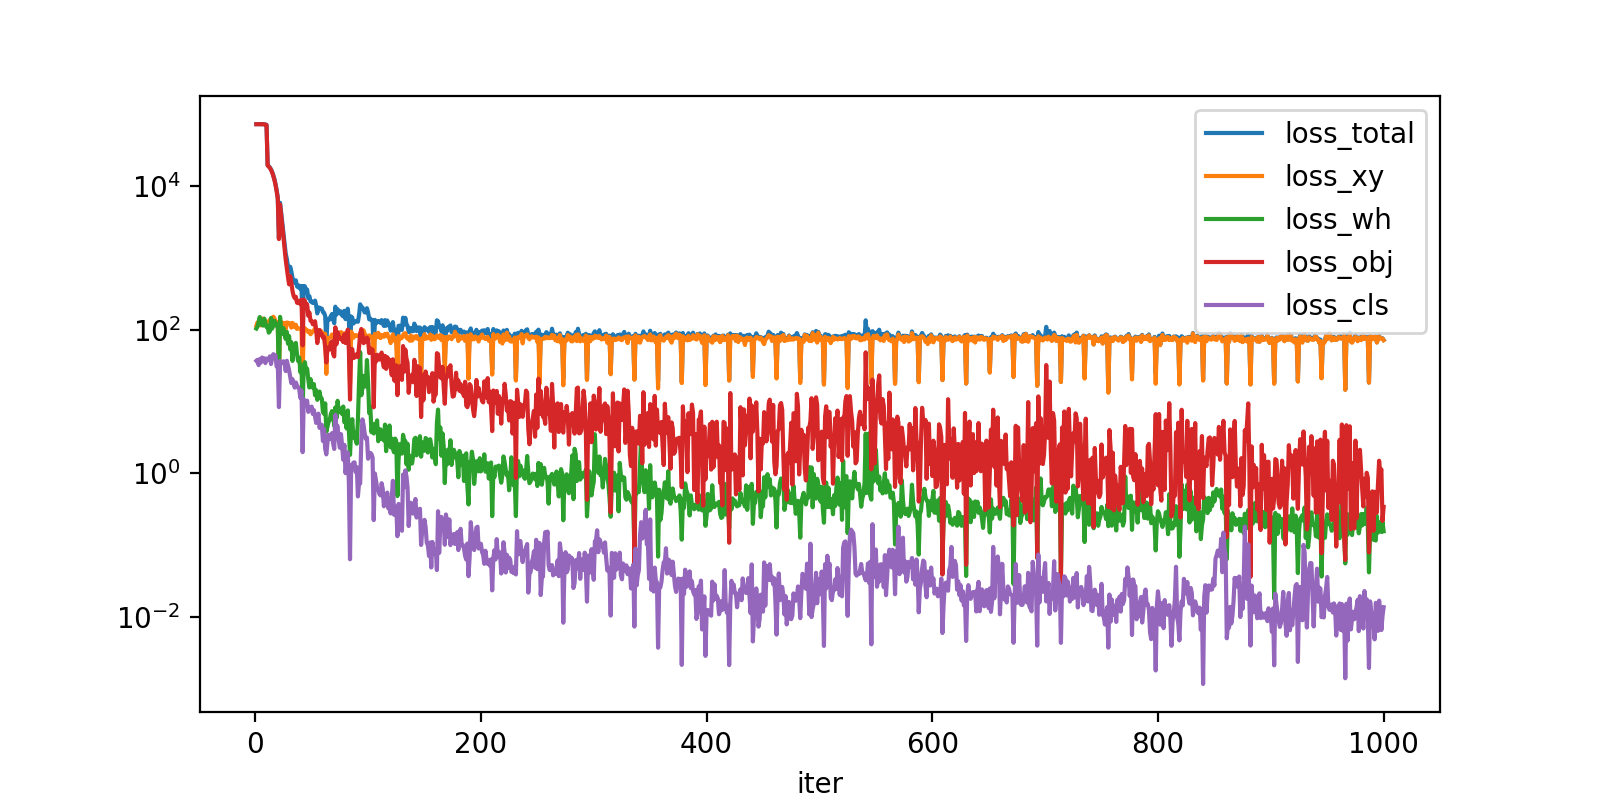

The Python source for this figure:
import pandas as pd
from matplotlib import pyplot as plt

df = pd.read_csv("train_output/history_final.csv")
df.plot(
    x="iter",
    y=["loss_total", "loss_xy", "loss_wh", "loss_obj", "loss_cls"],
    figsize=(8, 4),
    logy=True,
)
plt.show()
